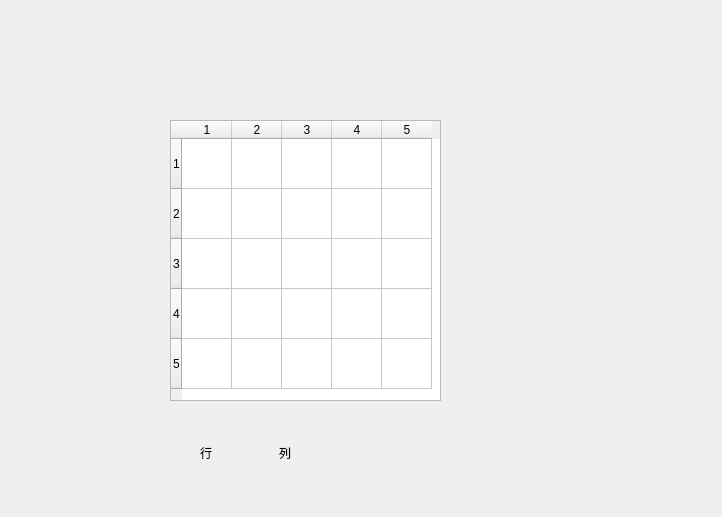
<?xml version="1.0" encoding="UTF-8"?>
<ui version="4.0">
 <class>ticket</class>
 <widget class="QWidget" name="ticket">
  <property name="geometry">
   <rect>
    <x>0</x>
    <y>0</y>
    <width>722</width>
    <height>517</height>
   </rect>
  </property>
  <property name="windowTitle">
   <string>Form</string>
  </property>
  <widget class="QTableWidget" name="tableWidget">
   <property name="geometry">
    <rect>
     <x>170</x>
     <y>120</y>
     <width>271</width>
     <height>281</height>
    </rect>
   </property>
   <property name="rowCount">
    <number>5</number>
   </property>
   <property name="columnCount">
    <number>5</number>
   </property>
   <attribute name="horizontalHeaderDefaultSectionSize">
    <number>50</number>
   </attribute>
   <attribute name="horizontalHeaderMinimumSectionSize">
    <number>50</number>
   </attribute>
   <attribute name="verticalHeaderDefaultSectionSize">
    <number>50</number>
   </attribute>
   <attribute name="verticalHeaderMinimumSectionSize">
    <number>50</number>
   </attribute>
   <row/>
   <row/>
   <row/>
   <row/>
   <row/>
   <column/>
   <column/>
   <column/>
   <column/>
   <column/>
  </widget>
  <widget class="QWidget" name="">
   <property name="geometry">
    <rect>
     <x>200</x>
     <y>440</y>
     <width>151</width>
     <height>25</height>
    </rect>
   </property>
   <layout class="QHBoxLayout" name="horizontalLayout">
    <item>
     <widget class="QLabel" name="label">
      <property name="text">
       <string>行</string>
      </property>
     </widget>
    </item>
    <item>
     <widget class="QLabel" name="label_2">
      <property name="text">
       <string>列</string>
      </property>
     </widget>
    </item>
   </layout>
  </widget>
 </widget>
 <resources/>
 <connections/>
</ui>
